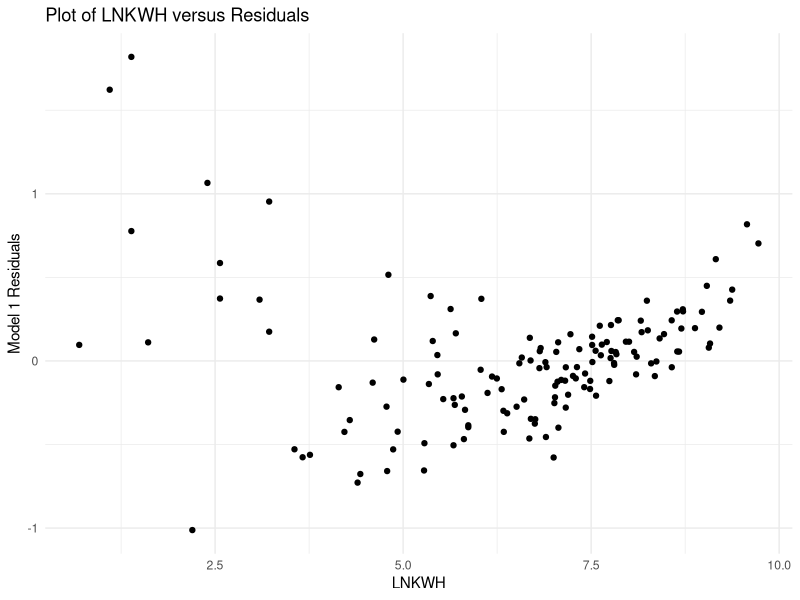
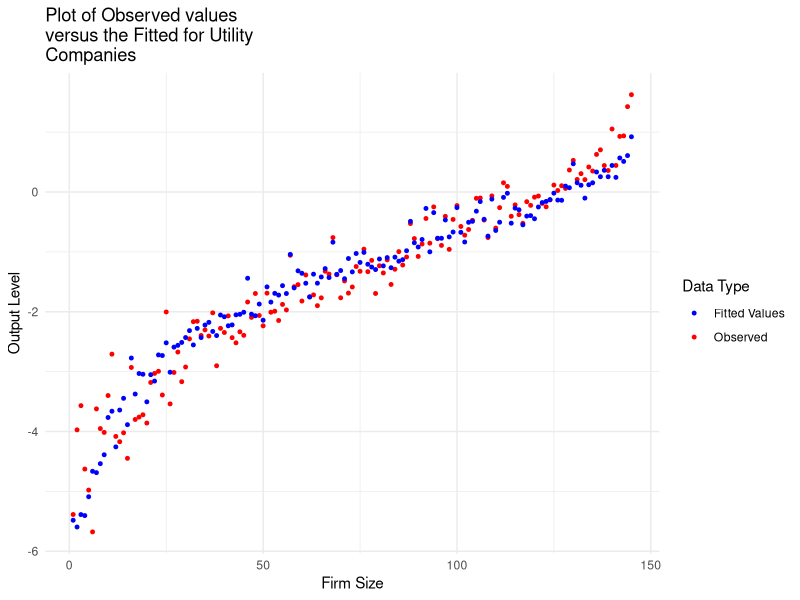

Reproduce these figures in R, in order.
## ---- chunk 1
library(knitr)
#install the tidyverse library (do this once)
#install.packages("tidyverse")
library(tidyverse)
install.packages("car",repos = "http://cran.us.r-project.org")
library(openxlsx)
library(car)

knitr::opts_chunk$set(echo = FALSE, message = FALSE, warning = FALSE, fig.width = 4, fig.height = 4, tidy = TRUE)
## ---- chunk 2
# chunk of code to load data, packages etc. 

#get data
library(readxl)
nerlov <- read_excel("nerlov.xlsx")

# use the data transformation facilities of R to create new variables within the nerlov dataset
nerlov$LNCP3 <- log(nerlov$COSTS/nerlov$PF)
nerlov$LNP13 <- log(nerlov$PL/nerlov$PF)
nerlov$LNP23 <- log(nerlov$PK/nerlov$PF)
nerlov$LNKWH <- log(nerlov$KWH)

## ---- chunk 3
# printing the data series. Not necessary to print the entire thing; we can see that the observations are ordered by size of output if we use the head and tail functions to print the first five and last five observations. If they are in order from smallest to largest output, LNKWH will be small for the head function, and large for the tail function. I think this would be a better way to show what the question asks. 
print("First five observations of the dataframe")
head(nerlov)
print("Last five observations of the dataframe")
tail(nerlov)

file_path <- getwd()
write.xlsx(nerlov, file_path, sheetName = "Nerlov_written", rowNames = FALSE)
## ---- chunk 4
# regression- models begin at model 1 with summary tables sum 1, and continue until the end of the practicum
model_1 <- lm(LNCP3 ~ LNKWH + LNP13 + LNP23, data = nerlov)
sum_1 <- summary(model_1)
kable(sum_1$coefficients, caption = "Summary Statistics for Model One")
## ---- chunk 5

## ---- chunk 6

## ---- chunk 7
# extract the residuals from the model summary statistics
model1_res <- model_1$residuals
# extract the log of output
lnoutput <- nerlov$LNKWH

# create a nice looking plot: 
ggplot() + 
  geom_point(aes(x = lnoutput, y = model1_res)) + 
  theme_minimal() + 
  xlab("LNKWH") + 
  ylab("Model 1 Residuals") + 
  ggtitle("Plot of LNKWH versus Residuals")


# another interesting plot is to illustrate (for all firms the fitted values versus the actual values)
# this helps us understand for which firms the model underpredicts and for which firms the model overpredicts
library(stringr)
ggplot() + 
  ggtitle(str_wrap("Plot of Observed values versus the Fitted for Utility Companies", width = 30)) + 
  xlab("Firm Size") + 
  ylab("Output Level") + 
  geom_point(aes(x = nerlov$Obs, y = nerlov$LNCP3, color = "Observed"), size = 1) +
  geom_point(aes(x = nerlov$Obs, y = model_1$fitted.values, color = "Fitted Values"), size = 1) +
  labs(color = "Data Type") +
  scale_color_manual(values = c("blue", "red")) +
  theme_minimal()

# examining the sample correlation: 
cor(model1_res, nerlov$LNKWH)


## ---- chunk 8
# first we need to group our data, putting our 145 observations into five different groups to distinguish by size: 
# create a copy of the dataset
nerlov2 <- nerlov
# use integer division to create groups. Note: group 1 has the smallest output, and it increases until group 5- with the largest output
nerlov2$group <- (nerlov2$Obs -1) %/% 29 + 1

## ---- chunk 9
# regression:
model_list <- list()
summary_list <- list()
for (group in 1:5) {
  response_var <- "LNCP3"
  independent_vars <- c("LNKWH", "LNP13", "LNP23")
  formula <- as.formula(paste(response_var, "~", paste(independent_vars, collapse = " + ")))

  # Run the regression for the specific group
  model <- lm(formula, data = nerlov2[nerlov2$group == group, ])
  model_summary <- summary(model)
  model_list[[as.character(group)]] <- list(model = model, summary = model_summary)
  
  summary_stats <- list(
    coefficients = coef(model),
    rsquared = model_summary$r.squared,
    std_errors = model_summary$coefficients[, "Std. Error"]
  )
  
  summary_list[[as.character(group)]] <- summary_stats
}

# create a dataframe of summary statistics to be reported
coefficients_df <- data.frame(
  Group = 1:5,
  Coefficients = sapply(summary_list, function(x) paste(round(x$coefficients, 4), collapse = ", ")),
  StandardError = sapply(summary_list, function(x) paste0("(", round(x$std_errors, 4), ")", collapse = ", ")),
  Rsquared = round(sapply(summary_list, function(x) x$rsquared), 4)
)

# Print the table using kable
kable(coefficients_df, caption = "Summary Statistics for each Utility Company Group")
## ---- chunk 10

## ---- chunk 11
# creating a model in which the intercept and the LNKWH (BY) variable vary by group
nerlov2$groupfac <- as.factor(nerlov2$group) # creating a column that makes group a factor variable, to be ran in regression
model_2 <- lm(LNCP3 ~ LNP13 + LNP23 + groupfac + (groupfac*LNKWH), data = nerlov2)
sum_2 <- summary(model_2)
kable(coefficients(sum_2), caption = "Summary Statistics for Model Three")
## ---- chunk 12

## ---- chunk 13


## ---- chunk 14

# now the regression has a nonlinear specification there is a term LNKWH^2
# creating the variable: 
nerlov2$SQLNKWH <- nerlov2$LNKWH**2

# running the model
model_4 <- lm(LNCP3 ~ LNKWH + SQLNKWH + LNP13 + LNP23, data = nerlov2)
sum_4 <- summary(model_4)
kable(sum_4$coefficients, caption = "Summary Statistics for Model Four")

# performing the f tests
hyp_1 <- linearHypothesis(model_4, c("LNKWH=1","SQLNKWH=0"), white.adjust = "hc1")
kable(hyp_1, caption="Joint Null Hypothesis:")



# pulling median values for KWH for each of the five subgroups
median_by_group <- nerlov2 %>%
  group_by(group) %>%
  summarise(median_LNKWH = median(LNKWH))


## ---- chunk 15
# load the dataset- update: 
library(readxl)
update <- read_excel("update.xlsx")

# using the data transformation facilities of R, generate the variables required to estimate the parameters, now for the Christensen dataset: 
update$LNC70 <- log(update$COST70)
update$LNY70 <- log(update$KWH70)
update$LNP170 <- log(update$PL70/update$PF70)
update$LNP270 <- log(update$PK70/update$PF70)

meanKWH70 <- mean(update$KWH70)
meanKWH50 <- mean(nerlov$KWH)


## ---- chunk 16

## ---- chunk 17
# regression
model_5 <- lm(LNC70 ~ LNY70 + LNP170 + LNP270, data = update)
sum_5 <- summary(model_5)
kable(coefficients(sum_5), caption = "Model Five Summary Statistics")
## ---- chunk 18

# create a new variable in the update dataset for the KWH^2
update$SQLNY70 <- update$LNY70**2
# run the regression: 
model_6 <- lm(LNC70 ~ LNY70 + SQLNY70 + LNP170 + LNP270, data = update)
sum_6 <- summary(model_6)
kable(coefficients(sum_6), caption = "Model Six Summary Statistics")

# running the linear hypothesis: 
hyp_2 <- linearHypothesis(model_6, c("LNY70=1","SQLNY70=0"), white.adjust = "hc1")
kable(hyp_2, caption="Joint Null Hypothesis:")
## ---- chunk 19

# this requires the same process that was used in question three: 
# create a copy of the dataset
update2 <- update
# use integer division to create groups. Note: group 1 has the smallest output, and it increases until group 5- with the largest output
update2$group <- (update2$Obs -1) %/% 20 + 1

# first splitting the dataset

model_list2 <- list()
summary_list2 <- list()
for (group in 1:5) {
  response_var <- "LNC70"
  independent_vars <- c("LNY70", "LNP170", "LNP270")
  formula <- as.formula(paste(response_var, "~", paste(independent_vars, collapse = " + ")))

  # Run the regression for the specific group
  model <- lm(formula, data = update2[update2$group == group, ])
  model_summary <- summary(model)
  model_list2[[as.character(group)]] <- list(model = model, summary = model_summary)
  
  summary_stats <- list(
    coefficients = coef(model),
    rsquared = model_summary$r.squared,
    std_errors = model_summary$coefficients[, "Std. Error"]
  )
  
  summary_list2[[as.character(group)]] <- summary_stats
}

# create a dataframe of summary statistics to be reported
coefficients_df <- data.frame(
  Group = 1:5,
  Coefficients = sapply(summary_list2, function(x) paste(round(x$coefficients, 4), collapse = ", ")),
  StandardError = sapply(summary_list2, function(x) paste0("(", round(x$std_errors, 4), ")", collapse = ", ")),
  Rsquared = round(sapply(summary_list2, function(x) x$rsquared), 4)
)

# Print the table using kable
kable(coefficients_df, caption = "Summary Statistics for each Utility Company Group (1970)")

## ---- chunk 20

